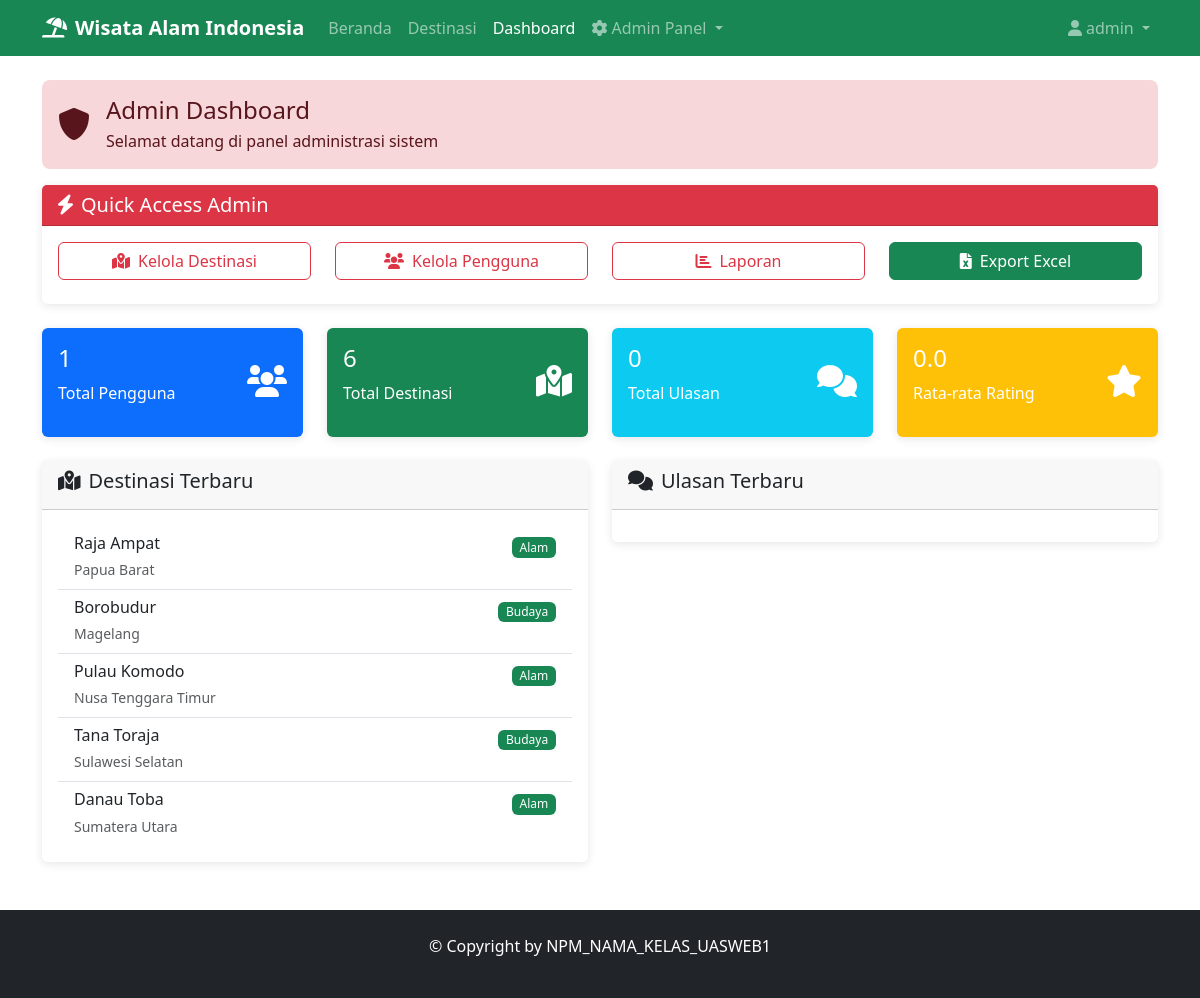
/dashboard.php (signed in), run on the app's committed database.
### tables this page shows
CREATE TABLE destinations (
    id INT AUTO_INCREMENT PRIMARY KEY,
    name VARCHAR(255) NOT NULL,
    description TEXT,
    location VARCHAR(255),
    province VARCHAR(100),
    category ENUM('alam', 'budaya', 'sejarah', 'rekreasi') DEFAULT 'alam',
    image_url VARCHAR(255),
    rating_avg DECIMAL(3,2) DEFAULT 0.00,
    review_count INT DEFAULT 0,
    created_at TIMESTAMP DEFAULT CURRENT_TIMESTAMP,
    updated_at TIMESTAMP DEFAULT CURRENT_TIMESTAMP ON UPDATE CURRENT_TIMESTAMP
);

### dashboard.php (the view, shortened to what this page needs)
<?php
require_once 'config.php';
$user_role = $_SESSION['user_role'];
if ($user_role === 'admin') {
    $stmt = $conn->prepare("SELECT COUNT(*) as total_users FROM users");
    $stmt->execute();
    $total_users = $stmt->fetch()['total_users'];
    $stmt = $conn->prepare("SELECT COUNT(*) as total_destinations FROM destinations");
    $stmt->execute();
    $total_destinations = $stmt->fetch()['total_destinations'];
    $stmt = $conn->prepare("SELECT COUNT(*) as total_reviews FROM reviews");
    $stmt->execute();
    $total_reviews = $stmt->fetch()['total_reviews'];
    $stmt = $conn->prepare("SELECT AVG(rating) as avg_rating FROM reviews");
    $stmt->execute();
    $avg_rating = $stmt->fetch()['avg_rating'] ?: 0;
    $stmt = $conn->prepare("SELECT * FROM destinations ORDER BY created_at DESC LIMIT 5");
    $stmt->execute();
    $latest_destinations = $stmt->fetchAll();
}
?>
<!DOCTYPE html>
<html lang="id">
<head>
    <link href="https://cdn.jsdelivr.net/npm/bootstrap@5.3.0/dist/css/bootstrap.min.css" rel="stylesheet">
    <link href="https://cdnjs.cloudflare.com/ajax/libs/font-awesome/6.0.0/css/all.min.css" rel="stylesheet">
    <link href="assets/css/style.css" rel="stylesheet">
</head>
<body>
    <nav class="navbar navbar-expand-lg navbar-dark bg-success sticky-top">
        <div class="container">
            <a class="navbar-brand" href="index.php">
                <i class="fas fa-umbrella-beach me-2"></i><?php echo APP_NAME; ?>
            </a>
            <div class="collapse navbar-collapse" id="navbarNav">
                <ul class="navbar-nav me-auto">
                    <li class="nav-item">
                        <a class="nav-link" href="index.php">Beranda</a>
                    </li>
                    <li class="nav-item">
                        <a class="nav-link" href="destinations.php">Destinasi</a>
                    </li>
                    <li class="nav-item">
                        <a class="nav-link active" href="dashboard.php">Dashboard</a>
                    </li>
                    <?php if ($user_role === 'admin'): ?>
                        <li class="nav-item dropdown">
                            <a class="nav-link dropdown-toggle" href="#" role="button" data-bs-toggle="dropdown">
                                <i class="fas fa-cog me-1"></i>Admin Panel
                            </a>
                        </li>
                    <?php endif; ?>
                </ul>
                <ul class="navbar-nav">
                    <li class="nav-item dropdown">
                        <a class="nav-link dropdown-toggle" href="#" role="button" data-bs-toggle="dropdown">
                            <i class="fas fa-user me-1"></i><?php echo $_SESSION['username']; ?>
                        </a>
                    </li>
                </ul>
            </div>
        </div>
    </nav>
    <div class="container mt-4">
        <?php if ($user_role === 'admin'): ?>
            <div class="alert alert-danger d-flex align-items-center" role="alert">
                <i class="fas fa-shield-alt me-3 fa-2x"></i>
                <div>
                    <h4 class="alert-heading mb-1">Admin Dashboard</h4>
                    <p class="mb-0">Selamat datang di panel administrasi sistem</p>
                </div>
            </div>
        <?php endif; ?>
        <?php if ($user_role === 'admin'): ?>
            <div class="row mb-4">
                <div class="col-12">
                    <div class="card border-danger">
                        <div class="card-header bg-danger text-white">
                            <h5 class="mb-0"><i class="fas fa-bolt me-2"></i>Quick Access Admin</h5>
                        </div>
                        <div class="card-body">
                            <div class="row">
                                <div class="col-md-3 mb-2">
                                    <a href="admin/manage_destinations.php" class="btn btn-outline-danger w-100">
                                        <i class="fas fa-map-marked-alt me-2"></i>Kelola Destinasi
                                    </a>
                                </div>
                                <div class="col-md-3 mb-2">
                                    <a href="admin/manage_users.php" class="btn btn-outline-danger w-100">
                                        <i class="fas fa-users me-2"></i>Kelola Pengguna
                                    </a>
                                </div>
                                <div class="col-md-3 mb-2">
                                    <a href="admin/reports.php" class="btn btn-outline-danger w-100">
                                        <i class="fas fa-chart-bar me-2"></i>Laporan
                                    </a>
                                </div>
                                <div class="col-md-3 mb-2">
                                    <a href="admin/reports.php?export=excel" class="btn btn-success w-100">
                                        <i class="fas fa-file-excel me-2"></i>Export Excel
                                    </a>
                                </div>
                            </div>
                        </div>
                    </div>
                </div>
            </div>
            <div class="row mb-4">
                <div class="col-md-3">
                    <div class="card bg-primary text-white">
                        <div class="card-body">
                            <div class="d-flex justify-content-between">
                                <div>
                                    <h4><?php echo $total_users; ?></h4>
                                    <p>Total Pengguna</p>
                                </div>
                                <div class="align-self-center">
                                    <i class="fas fa-users fa-2x"></i>
                                </div>
                            </div>
                        </div>
                    </div>
                </div>
                <div class="col-md-3">
                    <div class="card bg-success text-white">
                        <div class="card-body">
                            <div class="d-flex justify-content-between">
                                <div>
                                    <h4><?php echo $total_destinations; ?></h4>
                                    <p>Total Destinasi</p>
                                </div>
                                <div class="align-self-center">
                                    <i class="fas fa-map-marked-alt fa-2x"></i>
                                </div>
                            </div>
                        </div>
                    </div>
                </div>
                <div class="col-md-3">
                    <div class="card bg-info text-white">
                        <div class="card-body">
                            <div class="d-flex justify-content-between">
                                <div>
                                    <h4><?php echo $total_reviews; ?></h4>
                                    <p>Total Ulasan</p>
                                </div>
                                <div class="align-self-center">
                                    <i class="fas fa-comments fa-2x"></i>
                                </div>
                            </div>
                        </div>
                    </div>
                </div>
                <div class="col-md-3">
                    <div class="card bg-warning text-white">
                        <div class="card-body">
                            <div class="d-flex justify-content-between">
                                <div>
                                    <h4><?php echo number_format($avg_rating, 1); ?></h4>
                                    <p>Rata-rata Rating</p>
                                </div>
                                <div class="align-self-center">
                                    <i class="fas fa-star fa-2x"></i>
                                </div>
                            </div>
                        </div>
                    </div>
                </div>
            </div>
            <div class="row">
                <div class="col-md-6">
                    <div class="card">
                        <div class="card-header">
                            <h5><i class="fas fa-map-marked-alt me-2"></i>Destinasi Terbaru</h5>
                        </div>
                        <div class="card-body">
                            <div class="list-group list-group-flush">
                                <?php foreach ($latest_destinations as $destination): ?>
                                    <div class="list-group-item">
                                        <div class="d-flex justify-content-between">
                                            <div>
                                                <h6 class="mb-1"><?php echo $destination['name']; ?></h6>
                                                <small class="text-muted"><?php echo $destination['location']; ?></small>
                                            </div>
                                            <div>
                                                <span class="badge bg-success"><?php echo ucfirst($destination['category']); ?></span>
                                            </div>
                                        </div>
                                    </div>
                                <?php endforeach; ?>
                            </div>
                        </div>
                    </div>
                </div>
                <div class="col-md-6">
                    <div class="card">
                        <div class="card-header">
                            <h5><i class="fas fa-comments me-2"></i>Ulasan Terbaru</h5>
                        </div>
                        <div class="card-body">
                        </div>
                    </div>
                </div>
            </div>
        <?php endif; ?>
    </div>
    <footer class="bg-dark text-white py-4 mt-5">
        <div class="container text-center">
            <p>&copy; Copyright by NPM_NAMA_KELAS_UASWEB1</p>
        </div>
    </footer>
</body>
</html>

### assets/css/style.css (style rules this page uses)
.navbar-brand { font-weight: bold; }
.card { border: none; box-shadow: 0 2px 10px rgba(0,0,0,0.1); transition: box-shadow 0.3s ease; }
.btn { border-radius: 0.375rem; font-weight: 500; transition: all 0.3s ease; }
footer { margin-top: auto; }
.badge { font-weight: 500; }
.alert { border: none; border-radius: 0.5rem; }

### data on the page
destinations: name "Raja Ampat", location "Papua Barat", category "Alam"
destinations: name "Borobudur", location "Magelang", category "Budaya"
destinations: name "Pulau Komodo", location "Nusa Tenggara Timur", category "Alam"
destinations: name "Tana Toraja", location "Sulawesi Selatan", category "Budaya"
destinations: name "Danau Toba", location "Sumatera Utara", category "Alam"

### other printed values
APP_NAME "Wisata Alam Indonesia"
$_SESSION['username'] "admin"
$total_users "1"
$total_destinations "6"
$total_reviews "0"
$avg_rating "0.0"
